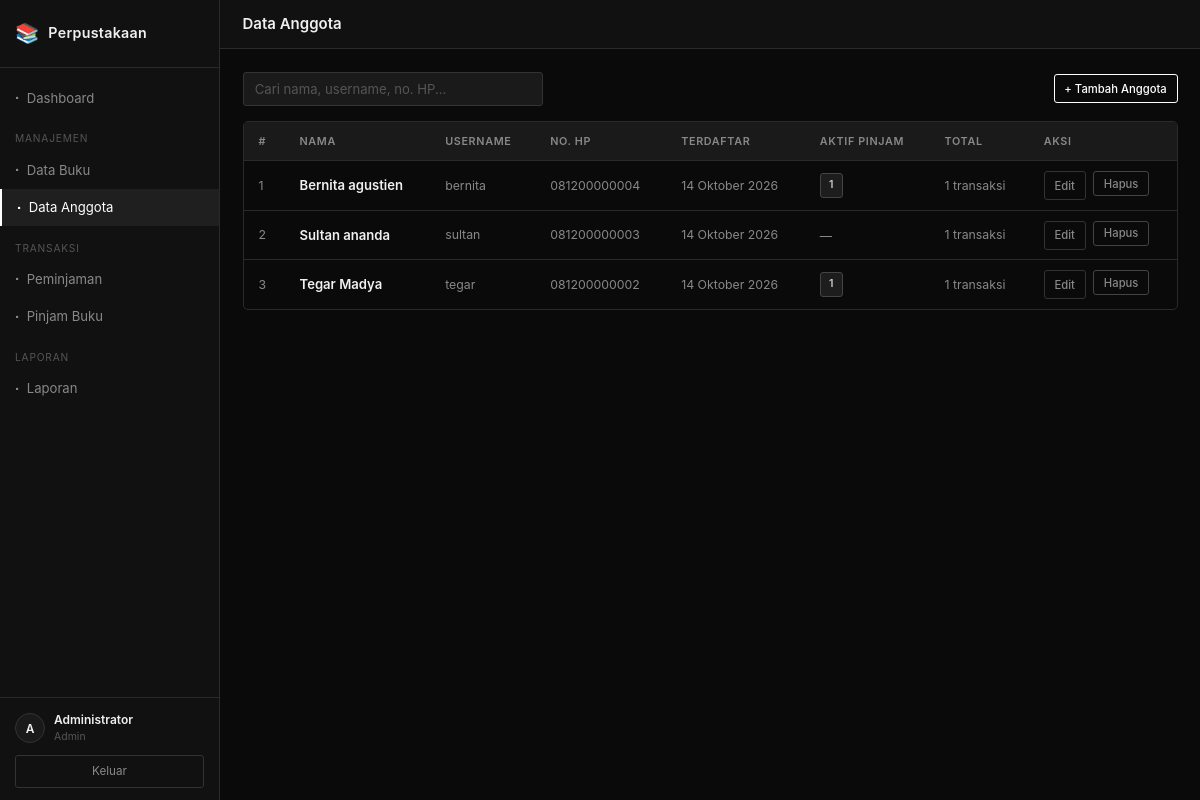
The app's page /admin/anggota/index.php (signed in) with its own data.
### tables this page shows
CREATE TABLE users (
    id          INT UNSIGNED AUTO_INCREMENT PRIMARY KEY,
    nama        VARCHAR(100) NOT NULL,
    username    VARCHAR(50)  NOT NULL UNIQUE,
    password    VARCHAR(255) NOT NULL,
    role        ENUM('admin','anggota') NOT NULL DEFAULT 'anggota',
    no_hp       VARCHAR(20)  DEFAULT NULL,
    created_at  DATETIME     NOT NULL DEFAULT CURRENT_TIMESTAMP
);

### includes/fungsi.php (called while the page is built, shortened)
<?php
function formatTanggal(?string $tanggal): string {
    $bulan = [
        1=>'Januari',2=>'Februari',3=>'Maret',4=>'April',
        5=>'Mei',6=>'Juni',7=>'Juli',8=>'Agustus',
        9=>'September',10=>'Oktober',11=>'November',12=>'Desember'
    ];
    $d = new DateTime($tanggal);
    return $d->format('d') . ' ' . $bulan[(int)$d->format('n')] . ' ' . $d->format('Y');
}
function e(string $str): string {
    return htmlspecialchars($str, ENT_QUOTES, 'UTF-8');
}

### admin/anggota/index.php (the view, shortened to what this page needs)
<?php
require_once __DIR__ . '/../../config/koneksi.php';
require_once __DIR__ . '/../../includes/fungsi.php';
$anggota = $pdo->query("
    SELECT u.*,
           COUNT(CASE WHEN p.status = 'dipinjam' THEN 1 END) AS pinjaman_aktif,
           COUNT(p.id) AS total_pinjaman
    FROM users u
    LEFT JOIN peminjaman p ON u.id = p.user_id
    WHERE u.role = 'anggota'
    GROUP BY u.id
    ORDER BY u.nama ASC
")->fetchAll();
require_once __DIR__ . '/../../includes/header.php';
?>
<div class="toolbar">
    <input type="text" class="form-control" style="max-width:300px;"
           placeholder="Cari nama, username, no. HP..."
           data-search-target="#tableAnggota">
    <a href="<?= APP_URL ?>/admin/anggota/tambah.php" class="btn btn-primary btn-sm">
        + Tambah Anggota
    </a>
</div>
<div class="table-wrapper">
    <table id="tableAnggota">
        <thead>
            <tr>
                <th>#</th>
                <th>Nama</th>
                <th>Username</th>
                <th>No. HP</th>
                <th>Terdaftar</th>
                <th>Aktif Pinjam</th>
                <th>Total</th>
                <th>Aksi</th>
            </tr>
        </thead>
        <tbody>
            <?php if (empty($anggota)): ?>
                <tr>
                    <td colspan="8" style="text-align:center;padding:2rem;color:var(--text-muted);">
                        Belum ada data anggota.
                    </td>
                </tr>
            <?php else: ?>
                <?php foreach ($anggota as $i => $a): ?>
                    <tr>
                        <td class="td-muted"><?= $i + 1 ?></td>
                        <td class="fw-bold"><?= e($a['nama']) ?></td>
                        <td class="td-muted"><?= e($a['username']) ?></td>
                        <td class="td-muted"><?= e($a['no_hp'] ?: '—') ?></td>
                        <td class="td-muted"><?= formatTanggal($a['created_at']) ?></td>
                        <td>
                            <?php if ($a['pinjaman_aktif'] > 0): ?>
                                <span class="badge badge-dipinjam"><?= $a['pinjaman_aktif'] ?></span>
                            <?php else: ?>
                                <span class="td-muted">—</span>
                            <?php endif; ?>
                        </td>
                        <td class="td-muted"><?= $a['total_pinjaman'] ?> transaksi</td>
                        <td>
                            <div class="btn-group">
                                <a href="<?= APP_URL ?>/admin/anggota/edit.php?id=<?= $a['id'] ?>"
                                    class="btn btn-secondary btn-sm">Edit</a>
                                <form method="POST" action="<?= APP_URL ?>/admin/anggota/hapus.php">
                                    <button type="submit" class="btn btn-danger btn-sm"
                                            data-confirm="Hapus anggota '<?= e($a['nama']) ?>'? Data pinjaman terkait mungkin terpengaruh.">
                                        Hapus
                                    </button>
                                </form>
                            </div>
                        </td>
                    </tr>
                <?php endforeach; ?>
            <?php endif; ?>
        </tbody>
    </table>
</div>
<?php require_once __DIR__ . '/../../includes/footer.php'; ?>

### assets/css/style.css (style rules this page uses)
*, *::before, *::after { box-sizing: border-box; margin: 0; padding: 0; }
:root { --bg-base: #0a0a0a; --bg-surface: #111111; --bg-elevated: #1a1a1a; --bg-hover: #222222; --border: #2a2a2a; --border-light: #333333; --text-primary: #f0f0f0; --text-secondary: #888888; --text-muted: #555555; --white: #ffffff; --white-dim: rgba(255,255,255,0.06); --status-ok: #6a6a6a; --status-warn: #888888; --status-bad: #4a4a4a; --sidebar-w: 220px; --radius: 5px; --radius-sm: 3px; --transition: 0.15s ease; --font: -apple-system, BlinkMacSystemFont, 'Segoe UI', Roboto, Oxygen, Ubuntu, sans-serif; }
html { font-size: 15px; scroll-behavior: smooth; }
body { font-family: var(--font); background: var(--bg-base); color: var(--text-primary); line-height: 1.6; min-height: 100vh; }
a { color: inherit; text-decoration: none; }
.table-wrapper { overflow-x: auto; border: 1px solid var(--border); border-radius: var(--radius); }
table { width: 100%; border-collapse: collapse; font-size: 0.875rem; }
thead th { background: var(--bg-elevated); color: var(--text-secondary); font-size: 0.72rem; font-weight: 600; text-transform: uppercase; letter-spacing: 0.06em; padding: 0.7rem 1rem; border-bottom: 1px solid var(--border); text-align: left; white-space: nowrap; }
tbody td { padding: 0.65rem 1rem; border-bottom: 1px solid var(--border); color: var(--text-primary); vertical-align: middle; }
tbody tr:last-child td { border-bottom: none; }
.td-muted { color: var(--text-secondary); font-size: 0.82rem; }
.badge { display: inline-block; padding: 0.2rem 0.55rem; font-size: 0.7rem; font-weight: 600; letter-spacing: 0.04em; border-radius: var(--radius-sm); text-transform: uppercase; }
.badge-dipinjam { background: rgba(255,255,255,0.08); color: #ccc; border: 1px solid #444; }
.form-control { width: 100%; background: var(--bg-elevated); border: 1px solid var(--border-light); border-radius: var(--radius-sm); color: var(--text-primary); padding: 0.55rem 0.75rem; font-size: 0.875rem; font-family: var(--font); transition: border-color var(--transition); -webkit-appearance: none; }
.form-control::placeholder { color: var(--text-muted); }
.btn { display: inline-flex; align-items: center; gap: 0.35rem; padding: 0.5rem 1rem; font-size: 0.8rem; font-weight: 500; font-family: var(--font); border-radius: var(--radius-sm); cursor: pointer; transition: background var(--transition), color var(--transition), border-color var(--transition); border: 1px solid transparent; text-decoration: none; }
.btn-primary { background: transparent; border-color: var(--white); color: var(--white); }
.btn-secondary { background: transparent; border-color: var(--border-light); color: var(--text-secondary); }
.btn-danger { background: transparent; border-color: #444; color: #888; }
.btn-sm { padding: 0.3rem 0.65rem; font-size: 0.75rem; }
.btn-group { display: flex; gap: 0.5rem; flex-wrap: wrap; }
.toolbar { display: flex; align-items: center; justify-content: space-between; gap: 0.75rem; margin-bottom: 1rem; flex-wrap: wrap; }
.fw-bold { font-weight: 600; }

### records on screen
users: nama "Bernita agustien", username "bernita", no_hp "081200000004", created_at "14 Oktober 2026", pinjaman_aktif "1", total_pinjaman "1"
users: nama "Sultan ananda", username "sultan", no_hp "081200000003", created_at "14 Oktober 2026", total_pinjaman "1"
users: nama "Tegar Madya", username "tegar", no_hp "081200000002", created_at "14 Oktober 2026", pinjaman_aktif "1", total_pinjaman "1"

### other values on screen
APP_NAME "Perpustakaan"
substr($user['nama'], 0, 1) "A"
$user['nama'] "Administrator"
$user['role'] "Admin"
$pageTitle "Data Anggota"
